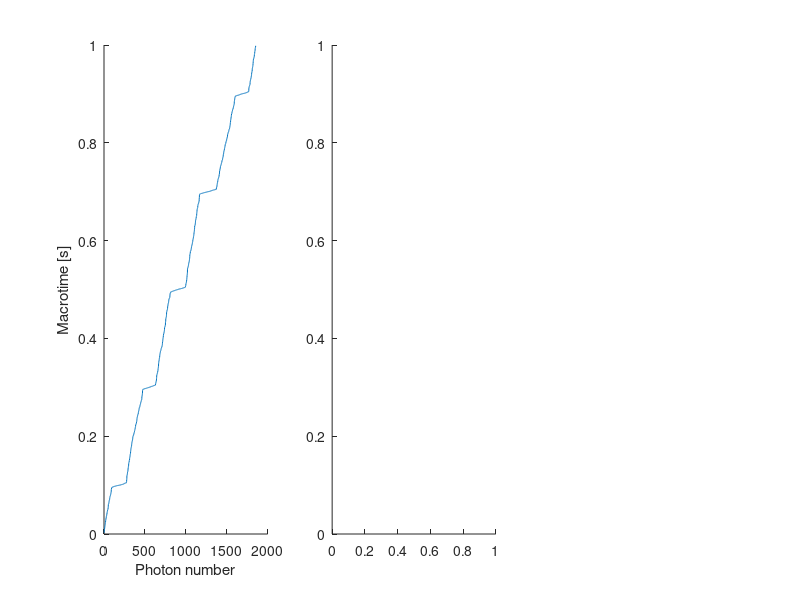

Recreate this plot in MATLAB. (Note: this script raises an error after producing the figure.)
Number_of_Traces = 1;
Event_Rate = 5; % 5 events per second
Duration = 1; % duration in seconds
BurstDuration= 0.010; %s
N_B=Duration*Event_Rate; %number of bursts
N_S=7; %number of intensity states
TimePerState=(BurstDuration/(N_S)); %in seconds

Time_event = Event_Rate^(-1)*(0.5 + (0:N_B-1)); %seconds

res = 100E-9; % time resolution in seconds
N = ceil(Duration/res); % number of timebins

I_event=20000; %Hz
I_background=1000; %Hz
%%% generate photons based on binomial distribution at each time interval
for iii=1:Number_of_Traces  
    I_out_save = zeros(5,N_S);
    for i= 1:N_B
        I_out_save(i,:)= I_event*exp(-linspace(-1,1,7).^2/2);
    end
    
    for i=1:N_B
        Time_ChangePoints(i,:)=Time_event(i)-BurstDuration/2+(0:N_S)*TimePerState;
    end
    
    Time_ChangePoints_res=Time_ChangePoints/res;
    cr = zeros(N,1); % initialize array
    Time_ChangePoints_res = round(Time_ChangePoints_res); % round so we can use it as array indices
    for i = 1:N_B
        for j = 1:N_S
            cr(Time_ChangePoints_res(i,j):(Time_ChangePoints_res(i,j+1))) = I_out_save(i,j);
        end
    end
    
    cr = cr + I_background;%%% add background
    p = res*cr; % probability to see a photon at any time point
    t = find(binornd(1,p,N,1)); % generate random numbers and find non-zero time points
    dt = diff(t); % calculate interphoton times
    MT={t};
    
    if exist('PhotonNumbersSecondApproach100_0ms','var')==0
        PhotonNumbersSecondApproach100_0ms=cell(1000,N_B);
    end
    for i=1:numel(t)
        for ii=1:N_B
            for jj=1:N_S
                if t(i)>=Time_ChangePoints_res(ii,jj) && t(i)<=Time_ChangePoints_res(ii,jj+1)
                    %PhotonNumbersSecondApproach100_0ms{iii,ii}(end+1)=i;
                end
            end
        end
    end
    
    
    %%%%%%%%%%%%%%%%%%%%%%%%%%%%%%%%%%%%%%%%%%%%
    %%%% Below, additional data is defined %%%%%
    %%%%%%%%%%%%%%%%%%%%%%%%%%%%%%%%%%%%%%%%%%%%
    % truncate to the shortest macrotime
    MeasurementTime = min(cellfun(@max,MT));
    for i = 1:numel(MT)
        MT{i} = MT{i}(MT{i} <= MeasurementTime);
    end
    % define "microtime" data (relates to the delay to the excitation pulse in
    % experiments with pulsed lasers)
    MI = cell(1,1);
    MI_Bins = 100;
    for i = 1:1
        MI{i,1} = randi(MI_Bins,size(t));
    end
    MI=MI';
    %%% Minimal set of meta data
    Info = struct;
    Info.ClockPeriod = res;
    Info.SyncPeriod = res; % the macrotime period
    Info.TACRange = res; % the microtime range
    Info.MI_Bins = MI_Bins; % number of microtime bins
    Info.MeasurementTime = res*MeasurementTime;
    % some other meta data that relates to imaging (but is required)
    Info.Pixels = 1;
    Info.Lines = 1;
    Info.LineTimes = [];
    %% data save for PAM
    %%% save the data
    %out_path='C:\Users\odink\Documents\Uni\BEP\Matlab\Simulations\Intensity 20x, burst vary\Approach2\Sliding Time Window\Intensity_20x_background__burstduration_100.0ms';
    %[FileName, PathName] = uiputfile({'*.ppf','PAM photon file'},'Select file name','data.ppf');
    %FileName=sprintf('DataSet_%d.ppf',iii);
    %full_path=fullfile(out_path,FileName);
    %save(full_path,'MT','MI','Info');
end
%save('100.0msBurstsPhotonDataSecondApproach.mat','PhotonNumbersSecondApproach100_0ms');
%clear all
%% plot
figure('Position',[100,100,1200,350]);
subplot(1,3,1); hold on;
plot(t*res);
xlabel('Photon number'); ylabel('Macrotime [s]');

subplot(1,3,2); hold on;
[h,time] = histcounts(t*res,100);
plot(time(1:end-1),h./min(diff(time))/1000);
xlabel('Macrotime [s]'); ylabel('Count rate [kHz]');

subplot(1,3,3); hold on;
histogram(dt*res*1E6);
xlabel('Interphoton time [µs]'); ylabel('Frequency');
set(gca,'YScale','log');
%% plot
figure()
plot((1:N)*res,cr/1000,'LineWidth',1.8)
hold on
bins=0:0.0133333333333333333333333333333333333333333:1;
counts=histcounts(MT{1}*res,bins);
normalcounts=(counts/max(counts))*21;
x=bins(1:(end)-1);
stairs(x,normalcounts,':','LineWidth',2.5)
ylim([0 26])

xlabel('Time in seconds','FontSize',15)
ylabel('Intensity in kHz','FontSize',15)
legend('Intended intensity profile' ,'Simulated Photon arrival times intensity profile','FontSize',11)
